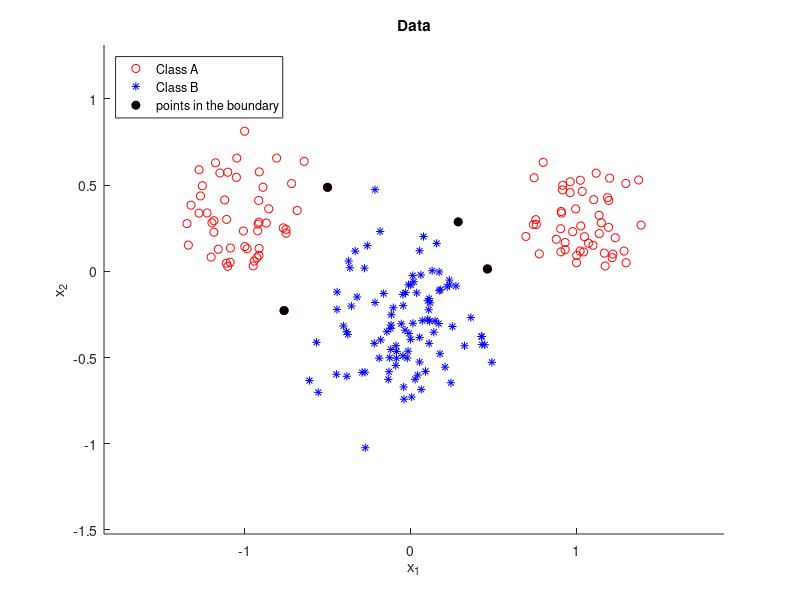
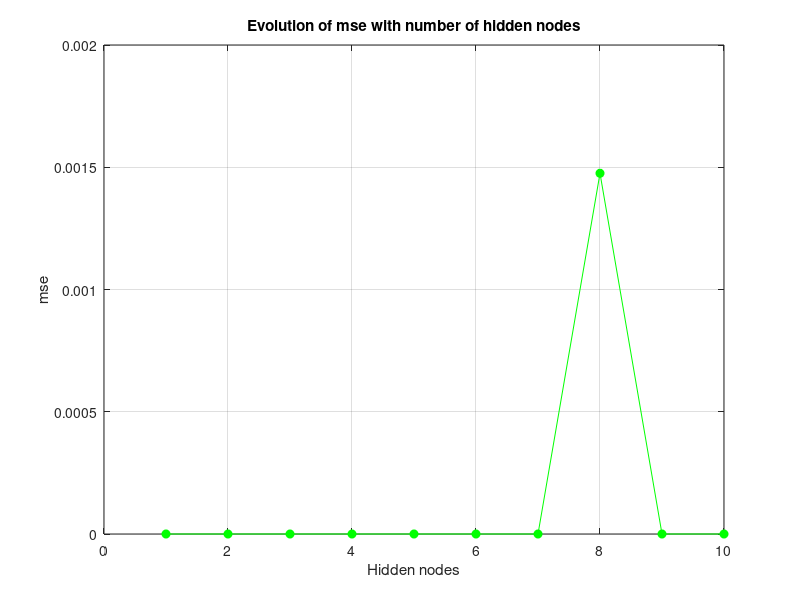
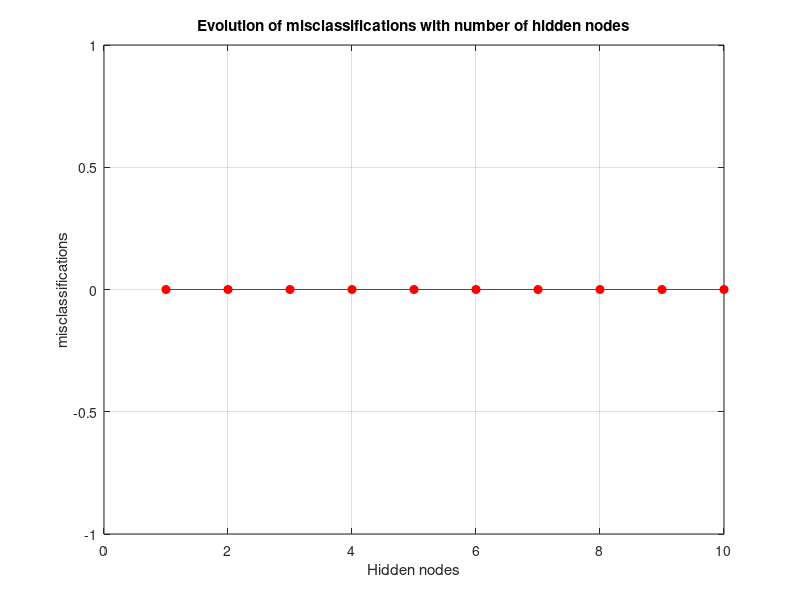

These figures' MATLAB source, in order:
%% Multilayer
clear
close all

mse_final = zeros(1,10);
nMissclass_final = zeros(1,10);
maxHidden = 8;

for k = 8:maxHidden
k
clf('reset')
% Data generation

n = 100; % Number of data of each class
ntot = 2*n; % number of total data

mA = [ 1.0, 0.3]; sigmaA = 0.2;
mB = [ 0.0, -0.3]; sigmaB = 0.28;
classA(1,:) = [ randn(1,round(0.5*n)) .* sigmaA - mA(1), ...
randn(1,round(0.5*n)) .* sigmaA + mA(1)];
classA(2,:) = randn(1,n) .* sigmaA + mA(2);
classB(1,:) = randn(1,n) .* sigmaB + mB(1);
classB(2,:) = randn(1,n) .* sigmaB + mB(2);

p = randperm(n);

% Input data

X = [classA classB];
index = randperm(2*n);

X(1,:) = X(1,index); % X => input matrix
X(2,:) = X(2,index);
X(3,:) = ones(1,ntot); % bias

T = sign(n-index); % T => target matrix
T(T==0) = 1;

% plot data
hold on
plot(classA(1,:),classA(2,:),'or')
plot(classB(1,:),classB(2,:),'*b')
xlabel('x_{1}')
ylabel('x_{2}')
title('Data')
legend('Class A','Class B','Location','NorthWest')
axis ([min(X(1,:))-0.5 max(X(1,:))+0.5 min(X(2,:))-0.5 max(X(2,:))+0.5])
hold off
drawnow

nInputs = 2; % Number of inputs (xi)
nHidden = k; % Number of hidden nodes (hj)
nOutputs = 1; % Number of outpus (yk)

W = 0.2*randn(nHidden,nInputs+1); % Random initialization of W (dimension nHidden x nInputs+1)
V = 0.2*randn(nOutputs,nHidden+1); % Random initialization of V (dimension nOutputs x nHidden+1)

hin = []; 
hout = []; 
oin = [];
out = [];

mse = [];
deltaErr = 1000;
alpha = 0.9; % alpha used in the last step of the algorithm
eta = 0.001; % learning rate

dw = 0; % initial value for deltaW
dv = 0; % initial value for deltaV

while deltaErr>=1e-7
    hin = W * X; % We add here the ones (bias)
    hout = [2 ./ (1+exp(-hin)) - 1 ; ones(1,ntot)]; % Also add of the bias
    oin = V * hout;
    out = 2 ./ (1+exp(-oin)) - 1;
    
    delta_o = (out - T) .* ((1 + out) .* (1 - out)) * 0.5;
    delta_h = (V' * delta_o) .* ((1 + hout) .* (1 - hout)) * 0.5;
    delta_h = delta_h(1:nHidden, :);
    
    dw = (dw .* alpha) - (delta_h * X') .* (1-alpha);
    dv = (dv .* alpha) - (delta_o * hout') .* (1-alpha);
    W = W + dw .* eta;
    V = V + dv .* eta;
    
    mse(end+1) = 0.5*sum((out-T).*(out-T))/length(out-T);
    if (length(mse)>1)
        deltaErr = abs(mse(end-1) - mse(end));
    end
    mse(end);
end
mse_final(k) = mse(end);

% Calculation and plot of misclassification
decision = sign(out);
nMissclass_final(k) = sum(0.5*abs(decision-T));
end

% Plot evolution mse
% figure
% plot(mse,'o-g','MarkerFaceColor','g')
% xlabel('epoch')
% ylabel('mse')
% title('Evolution of mse along epochs')
% grid on

boundary = abs(out)<=0.8;
points_boundary = X(1:2,boundary)
hold on
plot(points_boundary(1,:),points_boundary(2,:),'ok','MarkerFaceColor','k')
legend('Class A','Class B','points in the boundary','Location','NorthWest')
hold off

% Plot evolution mse
figure
plot(mse_final,'o-g','MarkerFaceColor','g')
xlabel('Hidden nodes')
ylabel('mse')
title('Evolution of mse with number of hidden nodes')
grid on

% Plot misclassifications
figure
plot(nMissclass_final,'o-r','MarkerFaceColor','r')
xlabel('Hidden nodes')
ylabel('misclassifications')
title('Evolution of misclassifications with number of hidden nodes')
grid on


